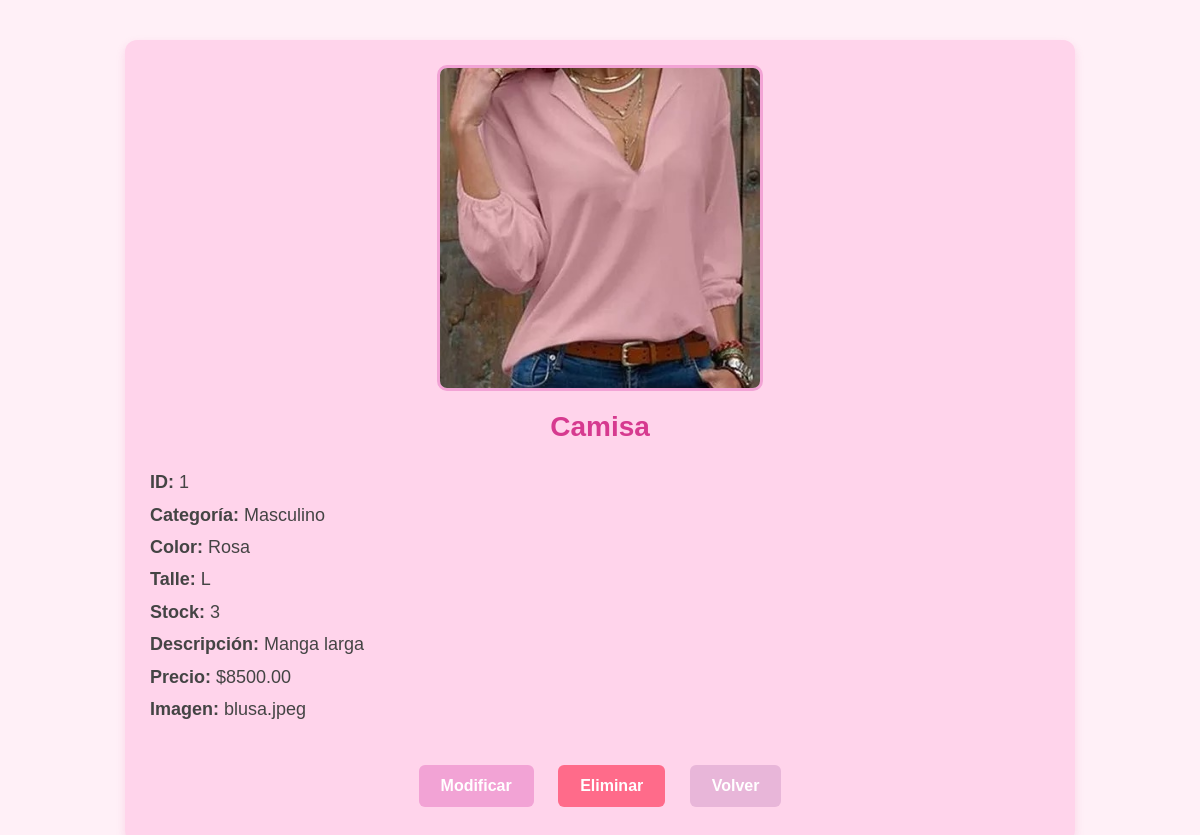
/cuerpoDetalle.php?id=1, run on the app's committed database.
### tables this page shows
CREATE TABLE `productos` (
  `prod_id` int NOT NULL AUTO_INCREMENT,
  `cat_id` int NOT NULL,
  `prod_nombre` varchar(45) NOT NULL,
  `prod_color` varchar(45) NOT NULL,
  `prod_stock` int NOT NULL,
  `prod_talle` varchar(45) NOT NULL,
  `prod_descripcion` varchar(45) NOT NULL,
  `prod_precio` decimal(10,2) NOT NULL,
  `img_id` int NOT NULL,
  PRIMARY KEY (`prod_id`,`cat_id`,`img_id`),
  UNIQUE KEY `idProductos_UNIQUE` (`prod_id`),
  KEY `fk_productos_categorias1_idx` (`cat_id`),
  KEY `fk_productos_imagenes1_idx` (`img_id`),
  CONSTRAINT `fk_productos_categorias1` FOREIGN KEY (`cat_id`) REFERENCES `categorias` (`cat_id`),
  CONSTRAINT `fk_productos_imagenes1` FOREIGN KEY (`img_id`) REFERENCES `imagenes` (`img_id`)
);

CREATE TABLE `imagenes` (
  `img_id` int NOT NULL AUTO_INCREMENT,
  `img_url` varchar(45) NOT NULL,
  PRIMARY KEY (`img_id`),
  UNIQUE KEY `idImagenes_UNIQUE` (`img_id`)
);

CREATE TABLE `categorias` (
  `cat_id` int NOT NULL AUTO_INCREMENT,
  `cat_nombre` varchar(45) NOT NULL,
  PRIMARY KEY (`cat_id`),
  UNIQUE KEY `idCategorias_UNIQUE` (`cat_id`)
);

### cuerpoDetalle.php (the view, shortened to what this page needs)
<?php
require_once "conexion.php";
$id = $_GET['id'];
$query = "SELECT p.*, c.cat_nombre, i.img_url
          FROM productos p
          INNER JOIN categorias c ON p.cat_id = c.cat_id
          INNER JOIN imagenes i ON p.img_id = i.img_id
          WHERE p.prod_id = $id";
$result = $conexion->query($query);
$producto = $result->fetch_assoc();
?>
<!DOCTYPE html>
<html lang="es">
<head>
<link rel="stylesheet" href="css/detalle.css">
</head>
<body>
<div class="contenedor">
    <img src="img/<?php echo $producto['img_url']; ?>" alt="Producto">
    <h2><?php echo $producto['prod_nombre']; ?></h2>
    <div class="info">
        <strong>ID:</strong> <?php echo $producto['prod_id']; ?><br>
        <strong>Categoría:</strong> <?php echo $producto['cat_nombre']; ?><br>
        <strong>Color:</strong> <?php echo $producto['prod_color']; ?><br>
        <strong>Talle:</strong> <?php echo $producto['prod_talle']; ?><br>
        <strong>Stock:</strong> <?php echo $producto['prod_stock']; ?><br>
        <strong>Descripción:</strong> <?php echo $producto['prod_descripcion']; ?><br>
        <strong>Precio:</strong> $<?php echo $producto['prod_precio']; ?><br>
        <strong>Imagen:</strong> <?php echo $producto['img_url']; ?>
    </div>
    <div class="botones">
        <a class="btn editar" href="productoEditar.php?id=<?php echo $producto['prod_id']; ?>">Modificar</a>
        <a class="btn eliminar"
           onclick="return confirm('¿Seguro que deseas eliminar este producto?')"
           href="productoEliminar.php?id=<?php echo $producto['prod_id']; ?>">
           Eliminar
        </a>
        <a class="btn volver" href="productosAdministrar.php">Volver</a>
    </div>
</div>
</body>
</html>

### css/detalle.css (style rules this page uses)
body { background: #fff0f7; font-family: Arial, Helvetica, sans-serif; margin: 0; padding: 0; }
.contenedor { width: 80%; max-width: 900px; margin: 40px auto; background: #ffd4eb; padding: 25px; border-radius: 12px; box-shadow: 0 4px 10px rgba(214, 58, 143, 0.15); }
.contenedor img { width: 320px; height: 320px; object-fit: cover; border-radius: 10px; display: block; margin: auto; border: 3px solid #f2a3d5; }
h2 { text-align: center; margin-top: 20px; color: #d63a8f; font-size: 28px; }
.info { font-size: 18px; margin-top: 20px; line-height: 1.8; color: #444; }
.botones { margin-top: 30px; text-align: center; }
.btn { padding: 12px 22px; margin: 10px; text-decoration: none; color: white; border-radius: 6px; display: inline-block; font-size: 16px; font-weight: bold; transition: 0.3s; }
.editar { background: #f2a3d5; }
.eliminar { background: #ff6b8a; }
.volver { background: #e8b6d9; }

### data on the page
productos: img.img_url (picture), prod_nombre "Camisa", prod "1", cat.cat_nombre "Masculino", prod_color "Rosa", prod_talle "L", prod_stock "3", prod_descripcion "Manga larga", prod_precio "8500.00", img.img_url "blusa.jpeg"
